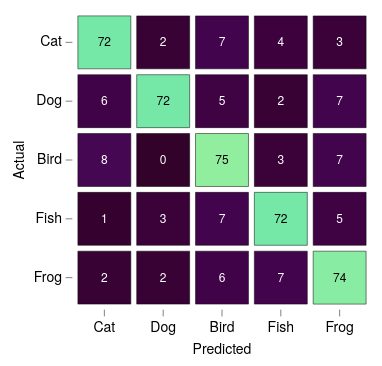

Here is the Vega-Lite specification saved for this chart:
### Vega-Lite specification from a JSON file in a GitHub repository (floating-point values rounded to 4 significant figures)
{"background": null, "config": {"arc": {"fill": "#DBDBDB", "fillOpacity": 1.0, "innerRadius": 37.5, "padAngle": 0.03, "stroke": "black", "strokeOpacity": 1, "strokeWidth": 0.25}, "area": {"fill": "#DBDBDB", "fillOpacity": 1.0, "stroke": "black", "strokeOpacity": 1, "strokeWidth": 0.25}, "axis": {"domain": true, "domainCap": "round", "domainColor": "black", "domainWidth": 0.25, "grid": false, "gridCap": "round", "gridColor": "#F1F1F1", "gridDash": [0, 0], "gridOpacity": 1.0, "gridWidth": 0.25, "labelColor": "black", "labelFont": "Helvetica Neue, HelveticaNeue, Helvetica, Arial, sans-serif", "labelFontSize": 7, "labelFontStyle": "normal", "labelFontWeight": 400, "offset": 0, "ticks": true, "tickCap": "round", "tickColor": "black", "tickRound": false, "tickSize": 3, "tickWidth": 0.25, "titleColor": "black", "titleFont": "Helvetica Neue, HelveticaNeue, Helvetica, Arial, sans-serif", "titleFontSize": 7, "titleFontStyle": "normal", "titleFontWeight": 400}, "axisX": {"domain": false, "labelAlign": "center", "labelAngle": 0, "labels": true, "ticks": true, "translate": 0}, "axisY": {"domain": false, "labelAlign": "right", "labelAngle": 0, "labels": true, "ticks": true, "translate": 0}, "axisRight": {"domain": false, "labelAlign": "left", "labelAngle": 0, "labels": true, "ticks": true, "translate": 0}, "axisTop": {"domain": false, "labelAlign": "center", "labelAngle": 0, "labels": true, "ticks": true, "translate": 0}, "axisBand": {"tickOffset": 0}, "bar": {"fill": "#DBDBDB", "fillOpacity": 1.0, "stroke": "black", "strokeOpacity": 1, "strokeWidth": 0.25}, "boxplot": {"size": 13.5, "ticks": {"cornerRadius": 0.25, "fill": "black", "opacity": 1, "size": 6.75, "thickness": 0.25}, "box": {"fillOpacity": 1.0, "stroke": "black", "strokeOpacity": 1, "strokeWidth": 0.25}, "median": {"cornerRadius": 0, "fill": "black", "fillOpacity": 1.0, "opacity": 1, "size": 13.5, "thickness": 0.25}, "rule": {"fill": "black", "fillOpacity": 1.0, "size": 15.0, "stroke": "black", "strokeDash": [0, 0], "strokeOpacity": 1, "strokeWidth": 0.25}, "outliers": {"color": "black", "fill": "black", "fillOpacity": 1.0, "size": 0, "stroke": "black", "strokeOpacity": 1, "strokeWidth": 0.25}}, "circle": {"fill": "black", "fillOpacity": 1.0, "size": 1.875, "stroke": null, "strokeOpacity": 1, "strokeWidth": 0.25}, "errorband": {"band": {"fillOpacity": 0.6, "stroke": null, "strokeWidth": 0.25, "strokeOpacity": 1}, "borders": {"opacity": 0, "strokeOpacity": 0.25, "strokeWidth": 1}}, "errorbar": {"opacity": 1, "rule": {"strokeDash": [0, 0], "strokeWidth": 0.25}, "ticks": {"color": "black", "cornerRadius": 0.125, "opacity": 1, "size": 9.0, "thickness": 0.25}, "thickness": 0.25}, "font": "Helvetica Neue, HelveticaNeue, Helvetica, Arial, sans-serif", "geoshape": {"fill": "#DBDBDB", "fillOpacity": 1.0, "stroke": "black", "strokeOpacity": 1, "strokeWidth": 0.25}, "header": {"labelColor": "black", "labelFont": "Helvetica Neue, HelveticaNeue, Helvetica, Arial, sans-serif", "labelFontSize": 7, "labelFontStyle": "normal", "labelFontWeight": 400, "titleColor": "black", "titleFont": "Helvetica Neue, HelveticaNeue, Helvetica, Arial, sans-serif", "titleFontSize": 7, "titleFontStyle": "normal", "titleFontWeight": 400, "titlePadding": 0}, "legend": {"disable": false, "offset": 4.5, "titlePadding": 4, "labelOffset": 2, "gradientLabelOffset": 2, "gradientLength": 75.0, "gradientThickness": 7.5, "gradientOpacity": 1.0, "gradientStrokeColor": "black", "gradientStrokeWidth": 0.25, "labelColor": "black", "labelFont": "Helvetica Neue, HelveticaNeue, Helvetica, Arial, sans-serif", "labelFontSize": 7, "labelFontStyle": "normal", "labelFontWeight": 400, "strokeColor": "black", "strokeWidth": 0, "symbolSize": 42, "symbolStrokeColor": "black", "symbolStrokeWidth": 0.25, "titleColor": "black", "titleFont": "Helvetica Neue, HelveticaNeue, Helvetica, Arial, sans-serif", "titleFontSize": 7, "titleFontStyle": "normal", "titleFontWeight": 400}, "line": {"color": "black", "stroke": "black", "strokeCap": "round", "strokeDash": [0, 0], "strokeOpacity": 1, "strokeWidth": 0.375}, "point": {"filled": true, "fill": "#DBDBDB", "fillOpacity": 1.0, "size": 7.5, "stroke": "black", "strokeOpacity": 1, "strokeWidth": 0.25}, "range": {"category": ["#5CA7B1", "#CDDEF3", "#B7B3E4", "#B3DAB5", "#F5E1B3", "#3D727B", "#8AA8D2", "#867DAC", "#80A988", "#CBB17A", "#204148", "#59719A", "#584C77", "#507B5F", "#9D824D"], "diverging": {"scheme": ["#C35082", "#CE6D94", "#D989A7", "#E2A4BA", "#EABFCE", "#F1DBE2", "#F6F6F6", "#D7E0EB", "#B9CBE0", "#9BB6D5", "#7DA1C9", "#5F8CBD", "#4177B1"]}, "heatmap": {"scheme": ["#32022B", "#43044D", "#4C196E", "#4D338C", "#484DA6", "#3A68BB", "#1D83CA", "#1D9CCB", "#23B5C9", "#28CDC5", "#4DE0B4", "#91EE9F"]}, "ordinal": {"scheme": ["#F1F1F1", "#DBDBDB", "#C6C6C6", "#B2B2B2", "#9D9D9D", "#898989", "#767676", "#636363", "#515151", "#404040", "#2F2F2F", "#1F1F1F"]}, "ramp": {"scheme": ["#32022B", "#43044D", "#4C196E", "#4D338C", "#484DA6", "#3A68BB", "#1D83CA", "#1D9CCB", "#23B5C9", "#28CDC5", "#4DE0B4", "#91EE9F"]}}, "rule": {"color": "black", "stroke": "black", "strokeCap": "round", "strokeDash": [2, 2], "strokeOpacity": 1, "strokeWidth": 0.25}, "scale": {"bandPaddingInner": 0.1, "bandPaddingOuter": 0.1, "round": false}, "rect": {"fill": "#DBDBDB", "fillOpacity": 1.0, "stroke": "black", "strokeOpacity": 1, "strokeWidth": 0.25}, "square": {"fill": "#DBDBDB", "fillOpacity": 1.0, "size": 15.0, "stroke": "black", "strokeOpacity": 1, "strokeWidth": 0.25}, "text": {"color": "black", "font": "Helvetica Neue, HelveticaNeue, Helvetica, Arial, sans-serif", "fontSize": 7, "fontStyle": "normal", "fontWeight": 400}, "tick": {"color": "black", "cornerRadius": 0.125, "opacity": 1.0, "size": 13.5, "thickness": 0.25}, "title": {"anchor": "middle", "frame": "group", "color": "black", "font": "Helvetica Neue, HelveticaNeue, Helvetica, Arial, sans-serif", "fontSize": 7, "fontStyle": "normal", "fontWeight": 400, "subtitleColor": "black", "subtitleFont": "Helvetica Neue, HelveticaNeue, Helvetica, Arial, sans-serif", "subtitleFontSize": "Helvetica Neue, HelveticaNeue, Helvetica, Arial, sans-serif", "subtitleFontStyle": "normal", "subtitleFontWeight": 400}, "trail": {"color": "black", "opacity": 1, "size": 0.375}, "view": {"continuousWidth": 150, "continuousHeight": 150, "discreteWidth": 150, "discreteHeight": 150, "fill": null, "stroke": null, "strokeWidth": 0.25}}, "layer": [{"mark": {"type": "rect"}, "encoding": {"color": {"field": "n", "legend": null, "title": null, "type": "quantitative"}, "x": {"field": "pred", "sort": ["Cat", "Dog", "Bird", "Fish", "Frog"], "title": "Predicted", "type": "nominal"}, "y": {"field": "true", "sort": ["Cat", "Dog", "Bird", "Fish", "Frog"], "title": "Actual", "type": "nominal"}}}, {"mark": {"type": "text", "fontSize": 6}, "encoding": {"color": {"condition": {"test": "datum.n < 40", "value": "white"}, "value": "black"}, "text": {"field": "n", "type": "quantitative"}, "x": {"field": "pred", "sort": ["Cat", "Dog", "Bird", "Fish", "Frog"], "type": "nominal"}, "y": {"field": "true", "sort": ["Cat", "Dog", "Bird", "Fish", "Frog"], "type": "nominal"}}}], "data": {"name": "data-0384bf31b2f4585f32d7e10bbf17e1b5"}, "$schema": "https://vega.github.io/schema/vega-lite/v6.4.1.json", "datasets": {"data-0384bf31b2f4585f32d7e10bbf17e1b5": [{"true": "Cat", "pred": "Cat", "n": 72}, {"true": "Cat", "pred": "Dog", "n": 2}, {"true": "Cat", "pred": "Bird", "n": 7}, {"true": "Cat", "pred": "Fish", "n": 4}, {"true": "Cat", "pred": "Frog", "n": 3}, {"true": "Dog", "pred": "Cat", "n": 6}, {"true": "Dog", "pred": "Dog", "n": 72}, {"true": "Dog", "pred": "Bird", "n": 5}, {"true": "Dog", "pred": "Fish", "n": 2}, {"true": "Dog", "pred": "Frog", "n": 7}, {"true": "Bird", "pred": "Cat", "n": 8}, {"true": "Bird", "pred": "Dog", "n": 0}, {"true": "Bird", "pred": "Bird", "n": 75}, {"true": "Bird", "pred": "Fish", "n": 3}, {"true": "Bird", "pred": "Frog", "n": 7}, {"true": "Fish", "pred": "Cat", "n": 1}, {"true": "Fish", "pred": "Dog", "n": 3}, {"true": "Fish", "pred": "Bird", "n": 7}, {"true": "Fish", "pred": "Fish", "n": 72}, {"true": "Fish", "pred": "Frog", "n": 5}, {"true": "Frog", "pred": "Cat", "n": 2}, {"true": "Frog", "pred": "Dog", "n": 2}, {"true": "Frog", "pred": "Bird", "n": 6}, {"true": "Frog", "pred": "Fish", "n": 7}, {"true": "Frog", "pred": "Frog", "n": 74}]}}
